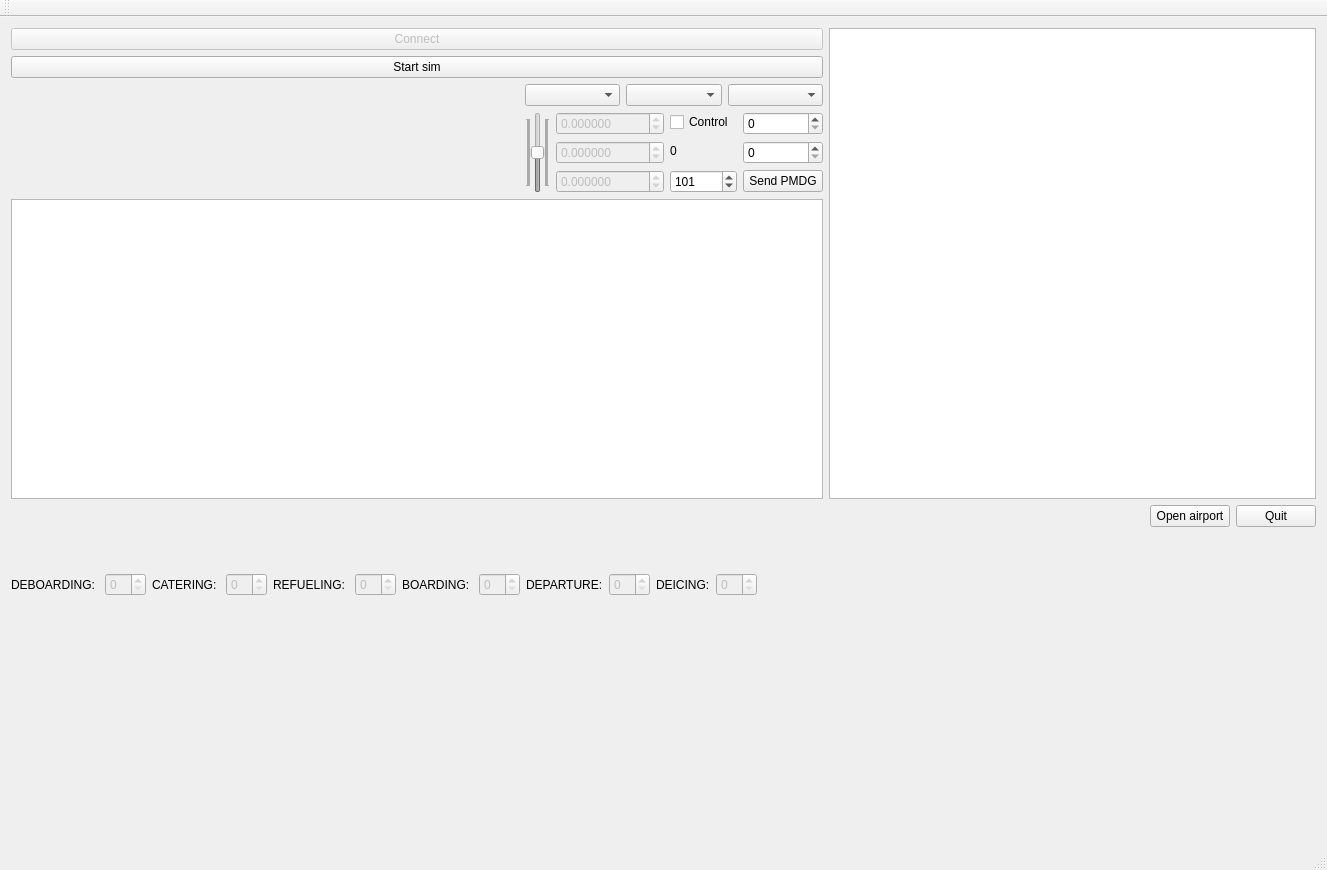
<?xml version="1.0" encoding="UTF-8"?>
<ui version="4.0">
 <class>MSFS2020_AutoFlightClass</class>
 <widget class="QMainWindow" name="MSFS2020_AutoFlightClass">
  <property name="geometry">
   <rect>
    <x>0</x>
    <y>0</y>
    <width>1327</width>
    <height>870</height>
   </rect>
  </property>
  <property name="windowTitle">
   <string notr="true">MSFS2020 AutoFlight</string>
  </property>
  <property name="windowOpacity">
   <double>1.000000000000000</double>
  </property>
  <property name="autoFillBackground">
   <bool>true</bool>
  </property>
  <property name="styleSheet">
   <string notr="true">fusion</string>
  </property>
  <widget class="QWidget" name="centralWidget">
   <layout class="QVBoxLayout" name="verticalLayout_7" stretch="2,0,0,1">
    <item>
     <layout class="QHBoxLayout" name="horizontalLayout_5" stretch="5,3">
      <item>
       <layout class="QVBoxLayout" name="verticalLayout_5" stretch="0,0,1,5">
        <item>
         <widget class="QPushButton" name="ConnectButton">
          <property name="enabled">
           <bool>false</bool>
          </property>
          <property name="text">
           <string>Connect</string>
          </property>
         </widget>
        </item>
        <item>
         <widget class="QPushButton" name="startButton">
          <property name="enabled">
           <bool>true</bool>
          </property>
          <property name="text">
           <string>Start sim</string>
          </property>
         </widget>
        </item>
        <item>
         <layout class="QHBoxLayout" name="horizontalLayout_4" stretch="50,0">
          <item>
           <widget class="QCustomPlot" name="Graph" native="true"/>
          </item>
          <item>
           <layout class="QVBoxLayout" name="verticalLayout_4">
            <item>
             <layout class="QHBoxLayout" name="horizontalLayout_2">
              <item>
               <widget class="QComboBox" name="cb1"/>
              </item>
              <item>
               <widget class="QComboBox" name="cb2"/>
              </item>
              <item>
               <widget class="QComboBox" name="cb3"/>
              </item>
             </layout>
            </item>
            <item>
             <layout class="QHBoxLayout" name="horizontalLayout_3">
              <item>
               <widget class="QSlider" name="vs1">
                <property name="enabled">
                 <bool>false</bool>
                </property>
                <property name="minimum">
                 <number>-16383</number>
                </property>
                <property name="maximum">
                 <number>16383</number>
                </property>
                <property name="singleStep">
                 <number>10</number>
                </property>
                <property name="pageStep">
                 <number>100</number>
                </property>
                <property name="orientation">
                 <enum>Qt::Vertical</enum>
                </property>
                <property name="tickPosition">
                 <enum>QSlider::TicksBothSides</enum>
                </property>
                <property name="tickInterval">
                 <number>1</number>
                </property>
               </widget>
              </item>
              <item>
               <layout class="QVBoxLayout" name="verticalLayout">
                <item>
                 <widget class="QDoubleSpinBox" name="sb1P">
                  <property name="enabled">
                   <bool>false</bool>
                  </property>
                  <property name="decimals">
                   <number>6</number>
                  </property>
                  <property name="minimum">
                   <double>-32768.000000000000000</double>
                  </property>
                  <property name="maximum">
                   <double>99000.000000000000000</double>
                  </property>
                  <property name="singleStep">
                   <double>0.010000000000000</double>
                  </property>
                 </widget>
                </item>
                <item>
                 <widget class="QDoubleSpinBox" name="sb1I">
                  <property name="enabled">
                   <bool>false</bool>
                  </property>
                  <property name="decimals">
                   <number>6</number>
                  </property>
                  <property name="minimum">
                   <double>-32768.000000000000000</double>
                  </property>
                  <property name="maximum">
                   <double>99000.000000000000000</double>
                  </property>
                  <property name="singleStep">
                   <double>0.010000000000000</double>
                  </property>
                 </widget>
                </item>
                <item>
                 <widget class="QDoubleSpinBox" name="sb1D">
                  <property name="enabled">
                   <bool>false</bool>
                  </property>
                  <property name="decimals">
                   <number>6</number>
                  </property>
                  <property name="minimum">
                   <double>-32768.000000000000000</double>
                  </property>
                  <property name="maximum">
                   <double>99000.000000000000000</double>
                  </property>
                  <property name="singleStep">
                   <double>0.010000000000000</double>
                  </property>
                 </widget>
                </item>
               </layout>
              </item>
              <item>
               <layout class="QVBoxLayout" name="verticalLayout_2">
                <item>
                 <widget class="QCheckBox" name="cc1">
                  <property name="text">
                   <string>Control</string>
                  </property>
                 </widget>
                </item>
                <item>
                 <widget class="QLabel" name="delta">
                  <property name="text">
                   <string>0</string>
                  </property>
                 </widget>
                </item>
                <item>
                 <widget class="QSpinBox" name="switchID">
                  <property name="minimum">
                   <number>100</number>
                  </property>
                  <property name="maximum">
                   <number>1000000</number>
                  </property>
                  <property name="singleStep">
                   <number>100</number>
                  </property>
                  <property name="value">
                   <number>101</number>
                  </property>
                 </widget>
                </item>
               </layout>
              </item>
              <item>
               <layout class="QVBoxLayout" name="verticalLayout_3">
                <item>
                 <widget class="QDoubleSpinBox" name="dist">
                  <property name="decimals">
                   <number>0</number>
                  </property>
                  <property name="maximum">
                   <double>6500.000000000000000</double>
                  </property>
                 </widget>
                </item>
                <item>
                 <widget class="QDoubleSpinBox" name="Alt">
                  <property name="decimals">
                   <number>0</number>
                  </property>
                  <property name="maximum">
                   <double>40000.000000000000000</double>
                  </property>
                 </widget>
                </item>
                <item>
                 <widget class="QPushButton" name="PMDGButton">
                  <property name="text">
                   <string>Send PMDG</string>
                  </property>
                 </widget>
                </item>
               </layout>
              </item>
             </layout>
            </item>
           </layout>
          </item>
         </layout>
        </item>
        <item>
         <widget class="QTableView" name="tableView">
          <property name="dragDropOverwriteMode">
           <bool>false</bool>
          </property>
          <property name="selectionMode">
           <enum>QAbstractItemView::SingleSelection</enum>
          </property>
          <property name="selectionBehavior">
           <enum>QAbstractItemView::SelectRows</enum>
          </property>
          <property name="gridStyle">
           <enum>Qt::DotLine</enum>
          </property>
         </widget>
        </item>
       </layout>
      </item>
      <item>
       <widget class="QListWidget" name="listWidget">
        <property name="mouseTracking">
         <bool>false</bool>
        </property>
        <property name="autoScroll">
         <bool>true</bool>
        </property>
        <property name="alternatingRowColors">
         <bool>true</bool>
        </property>
        <property name="selectionBehavior">
         <enum>QAbstractItemView::SelectRows</enum>
        </property>
        <property name="horizontalScrollMode">
         <enum>QAbstractItemView::ScrollPerPixel</enum>
        </property>
        <property name="uniformItemSizes">
         <bool>true</bool>
        </property>
        <property name="currentRow">
         <number>-1</number>
        </property>
       </widget>
      </item>
     </layout>
    </item>
    <item>
     <layout class="QHBoxLayout" name="horizontalLayout_7" stretch="10,0">
      <item>
       <widget class="QLabel" name="label">
        <property name="text">
         <string/>
        </property>
        <property name="textFormat">
         <enum>Qt::PlainText</enum>
        </property>
       </widget>
      </item>
      <item>
       <layout class="QVBoxLayout" name="verticalLayout_6">
        <item>
         <layout class="QHBoxLayout" name="horizontalLayout_6">
          <item>
           <layout class="QHBoxLayout" name="horizontalLayout_8"/>
          </item>
          <item>
           <widget class="QPushButton" name="BOpenAirport">
            <property name="text">
             <string>Open airport</string>
            </property>
           </widget>
          </item>
          <item>
           <widget class="QPushButton" name="pushButton_2">
            <property name="text">
             <string>Quit</string>
            </property>
           </widget>
          </item>
         </layout>
        </item>
        <item>
         <spacer name="verticalSpacer">
          <property name="orientation">
           <enum>Qt::Vertical</enum>
          </property>
          <property name="sizeHint" stdset="0">
           <size>
            <width>20</width>
            <height>40</height>
           </size>
          </property>
         </spacer>
        </item>
       </layout>
      </item>
     </layout>
    </item>
    <item>
     <layout class="QHBoxLayout" name="horizontalLayout">
      <item>
       <widget class="QLabel" name="label_2">
        <property name="text">
         <string>DEBOARDING: </string>
        </property>
       </widget>
      </item>
      <item>
       <widget class="QSpinBox" name="deboardingState">
        <property name="enabled">
         <bool>false</bool>
        </property>
       </widget>
      </item>
      <item>
       <widget class="QLabel" name="label_3">
        <property name="text">
         <string>CATERING: </string>
        </property>
       </widget>
      </item>
      <item>
       <widget class="QSpinBox" name="cateringState">
        <property name="enabled">
         <bool>false</bool>
        </property>
       </widget>
      </item>
      <item>
       <widget class="QLabel" name="label_4">
        <property name="text">
         <string>REFUELING: </string>
        </property>
       </widget>
      </item>
      <item>
       <widget class="QSpinBox" name="refuelingState">
        <property name="enabled">
         <bool>false</bool>
        </property>
       </widget>
      </item>
      <item>
       <widget class="QLabel" name="label_5">
        <property name="text">
         <string>BOARDING: </string>
        </property>
       </widget>
      </item>
      <item>
       <widget class="QSpinBox" name="boardingSate">
        <property name="enabled">
         <bool>false</bool>
        </property>
       </widget>
      </item>
      <item>
       <widget class="QLabel" name="label_6">
        <property name="text">
         <string>DEPARTURE:</string>
        </property>
       </widget>
      </item>
      <item>
       <widget class="QSpinBox" name="departureState">
        <property name="enabled">
         <bool>false</bool>
        </property>
       </widget>
      </item>
      <item>
       <widget class="QLabel" name="label_7">
        <property name="text">
         <string>DEICING:</string>
        </property>
       </widget>
      </item>
      <item>
       <widget class="QSpinBox" name="deicingState">
        <property name="enabled">
         <bool>false</bool>
        </property>
       </widget>
      </item>
      <item>
       <spacer name="horizontalSpacer">
        <property name="orientation">
         <enum>Qt::Horizontal</enum>
        </property>
        <property name="sizeHint" stdset="0">
         <size>
          <width>40</width>
          <height>20</height>
         </size>
        </property>
       </spacer>
      </item>
     </layout>
    </item>
    <item>
     <widget class="QCustomPlot" name="Graph2" native="true">
      <property name="title" stdset="0">
       <string>GroupBox</string>
      </property>
     </widget>
    </item>
   </layout>
  </widget>
  <widget class="QMenuBar" name="menuBar">
   <property name="geometry">
    <rect>
     <x>0</x>
     <y>0</y>
     <width>1327</width>
     <height>20</height>
    </rect>
   </property>
  </widget>
  <widget class="QToolBar" name="mainToolBar">
   <attribute name="toolBarArea">
    <enum>TopToolBarArea</enum>
   </attribute>
   <attribute name="toolBarBreak">
    <bool>false</bool>
   </attribute>
  </widget>
  <widget class="QStatusBar" name="statusBar"/>
 </widget>
 <layoutdefault spacing="6" margin="11"/>
 <customwidgets>
  <customwidget>
   <class>QCustomPlot</class>
   <extends>QWidget</extends>
   <header>qcustomplot.h</header>
   <container>1</container>
  </customwidget>
 </customwidgets>
 <resources>
  <include location="msfs2020_autoflight.qrc"/>
 </resources>
 <connections>
  <connection>
   <sender>pushButton_2</sender>
   <signal>clicked()</signal>
   <receiver>MSFS2020_AutoFlightClass</receiver>
   <slot>close()</slot>
   <hints>
    <hint type="sourcelabel">
     <x>1286</x>
     <y>473</y>
    </hint>
    <hint type="destinationlabel">
     <x>144</x>
     <y>151</y>
    </hint>
   </hints>
  </connection>
  <connection>
   <sender>ConnectButton</sender>
   <signal>clicked()</signal>
   <receiver>MSFS2020_AutoFlightClass</receiver>
   <slot>on_ButtonConnect()</slot>
   <hints>
    <hint type="sourcelabel">
     <x>490</x>
     <y>61</y>
    </hint>
    <hint type="destinationlabel">
     <x>519</x>
     <y>129</y>
    </hint>
   </hints>
  </connection>
  <connection>
   <sender>cc1</sender>
   <signal>toggled(bool)</signal>
   <receiver>MSFS2020_AutoFlightClass</receiver>
   <slot>on_cc1(bool)</slot>
   <hints>
    <hint type="sourcelabel">
     <x>590</x>
     <y>129</y>
    </hint>
    <hint type="destinationlabel">
     <x>630</x>
     <y>347</y>
    </hint>
   </hints>
  </connection>
  <connection>
   <sender>vs1</sender>
   <signal>sliderMoved(int)</signal>
   <receiver>MSFS2020_AutoFlightClass</receiver>
   <slot>on_vs1(int)</slot>
   <hints>
    <hint type="sourcelabel">
     <x>500</x>
     <y>193</y>
    </hint>
    <hint type="destinationlabel">
     <x>656</x>
     <y>248</y>
    </hint>
   </hints>
  </connection>
  <connection>
   <sender>cb1</sender>
   <signal>activated(QString)</signal>
   <receiver>MSFS2020_AutoFlightClass</receiver>
   <slot>on_cb1curr(QString)</slot>
   <hints>
    <hint type="sourcelabel">
     <x>536</x>
     <y>114</y>
    </hint>
    <hint type="destinationlabel">
     <x>629</x>
     <y>216</y>
    </hint>
   </hints>
  </connection>
  <connection>
   <sender>cb2</sender>
   <signal>activated(QString)</signal>
   <receiver>MSFS2020_AutoFlightClass</receiver>
   <slot>on_cb2curr(QString)</slot>
   <hints>
    <hint type="sourcelabel">
     <x>636</x>
     <y>114</y>
    </hint>
    <hint type="destinationlabel">
     <x>678</x>
     <y>125</y>
    </hint>
   </hints>
  </connection>
  <connection>
   <sender>cb3</sender>
   <signal>activated(QString)</signal>
   <receiver>MSFS2020_AutoFlightClass</receiver>
   <slot>on_cb3curr(QString)</slot>
   <hints>
    <hint type="sourcelabel">
     <x>785</x>
     <y>114</y>
    </hint>
    <hint type="destinationlabel">
     <x>804</x>
     <y>196</y>
    </hint>
   </hints>
  </connection>
  <connection>
   <sender>sb1P</sender>
   <signal>valueChanged(double)</signal>
   <receiver>MSFS2020_AutoFlightClass</receiver>
   <slot>on_sb1P(double)</slot>
   <hints>
    <hint type="sourcelabel">
     <x>570</x>
     <y>134</y>
    </hint>
    <hint type="destinationlabel">
     <x>557</x>
     <y>202</y>
    </hint>
   </hints>
  </connection>
  <connection>
   <sender>sb1I</sender>
   <signal>valueChanged(double)</signal>
   <receiver>MSFS2020_AutoFlightClass</receiver>
   <slot>on_sb1I(double)</slot>
   <hints>
    <hint type="sourcelabel">
     <x>570</x>
     <y>164</y>
    </hint>
    <hint type="destinationlabel">
     <x>554</x>
     <y>188</y>
    </hint>
   </hints>
  </connection>
  <connection>
   <sender>sb1D</sender>
   <signal>valueChanged(double)</signal>
   <receiver>MSFS2020_AutoFlightClass</receiver>
   <slot>on_sb1D(double)</slot>
   <hints>
    <hint type="sourcelabel">
     <x>570</x>
     <y>194</y>
    </hint>
    <hint type="destinationlabel">
     <x>583</x>
     <y>210</y>
    </hint>
   </hints>
  </connection>
  <connection>
   <sender>startButton</sender>
   <signal>clicked()</signal>
   <receiver>MSFS2020_AutoFlightClass</receiver>
   <slot>on_startButton()</slot>
   <hints>
    <hint type="sourcelabel">
     <x>435</x>
     <y>74</y>
    </hint>
    <hint type="destinationlabel">
     <x>668</x>
     <y>434</y>
    </hint>
   </hints>
  </connection>
  <connection>
   <sender>PMDGButton</sender>
   <signal>clicked()</signal>
   <receiver>MSFS2020_AutoFlightClass</receiver>
   <slot>on_PMDGButton()</slot>
   <hints>
    <hint type="sourcelabel">
     <x>767</x>
     <y>184</y>
    </hint>
    <hint type="destinationlabel">
     <x>668</x>
     <y>434</y>
    </hint>
   </hints>
  </connection>
  <connection>
   <sender>BOpenAirport</sender>
   <signal>clicked()</signal>
   <receiver>MSFS2020_AutoFlightClass</receiver>
   <slot>on_OpenAirport()</slot>
   <hints>
    <hint type="sourcelabel">
     <x>1105</x>
     <y>484</y>
    </hint>
    <hint type="destinationlabel">
     <x>663</x>
     <y>434</y>
    </hint>
   </hints>
  </connection>
 </connections>
 <slots>
  <slot>on_OpenAirport()</slot>
  <slot>on_ButtonConnect()</slot>
  <slot>on_PMDGButton()</slot>
  <slot>on_startButton()</slot>
  <slot>on_cc1(bool)</slot>
  <slot>on_vs1(int)</slot>
  <slot>on_cb1past(QString)</slot>
  <slot>on_cb1curr(QString)</slot>
  <slot>on_cb2curr(QString)</slot>
  <slot>on_cb3curr(QString)</slot>
  <slot>on_sb1P(double)</slot>
  <slot>on_sb1I(double)</slot>
  <slot>on_sb1D(double)</slot>
  <slot>on_ChangeRow(int)</slot>
 </slots>
</ui>
